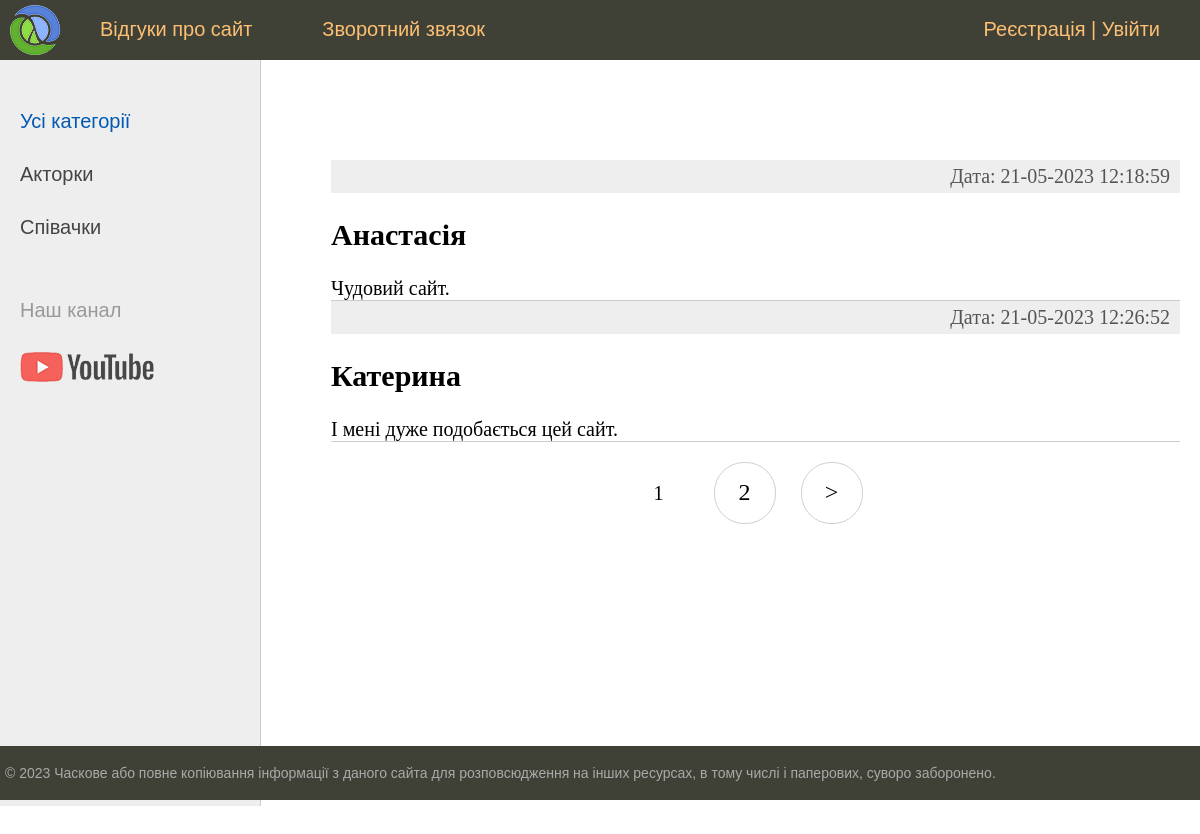
The page /about/ on the database its author committed.
### women/models.py (models this page shows, shortened)
class Category(models.Model):
    name = models.CharField(max_length=100, db_index=True, verbose_name="Категорії")
    slug = models.SlugField(max_length=255, unique=True, db_index=True, verbose_name="URL")
    def get_absolute_url(self):
        return reverse('category', kwargs={'cat_slug': self.slug})
    class Meta:
        verbose_name = 'Категорія'
        verbose_name_plural = 'Категорії'
        ordering = ['id']

class Feedback(models.Model):
    name = models.CharField(max_length=255, verbose_name="Ім'я/Нік")
    email = models.EmailField(max_length=255, unique=True, verbose_name='Email')
    content = models.TextField(blank=False, verbose_name='Повідомлення')
    time_create = models.DateTimeField(auto_now_add=True, verbose_name="Опубліковано")
    is_published = models.BooleanField(default=True, verbose_name='Показано')
    captcha = models.CharField(max_length=255, blank=True)
    class Meta:
        verbose_name = "Зворотній зв'язок"
        ordering = ['email', 'time_create', 'is_published']

### women/views.py (the view)
# urls.py: path('about/', ContactsShow.as_view(), name='about'),
class ContactsShow(DataMixin, ListView):
    model = Feedback
    template_name = 'women/about.html'
    context_object_name = 'contacts'
    def get_context_data(self, *, object_list=None, **kwargs):
        context = super().get_context_data(**kwargs)
        c_def = self.get_user_context(title="Відгуки про сайт")
        return dict(list(context.items()) + list(c_def.items()))
    def get_queryset(self):
        return Feedback.objects.filter(is_published=True)

### women/utils.py (called while the page is built)
    def get_user_context(self, **kwargs):
        context = kwargs
        cats = cache.get('cats')
        if not cats:
            cats = Category.objects.annotate(Count('women'))
            cache.set('cats', cats, 60)
        user_menu = menu.copy()
        if not self.request.user.is_authenticated:
            user_menu.pop(1)
        context['menu'] = user_menu
        context['cats'] = cats
        if 'cat_selected' not in context:
            context['cat_selected'] = 0
        return context

### women/templates/women/about.html
{% extends 'women/base.html' %}
{% block content %}
<ul class="list-articles">
    {% for c in contacts %}
    <li>
        <div class="article-panel" width=50%>
            <p class="last">Дата: {{ c.time_create|date:"d-m-Y H:i:s" }}</p>
        </div>
        <h2>{{ c.name }}</h2>
        {{c.content }}
    </li>
    {% endfor %}
</ul>
{% endblock %}

### women/templates/women/base.html (shortened to what this page needs)
{% load static %}
{% load women_tags %}
<!DOCTYPE html>
<html>
<head>
	<link type="text/css" href="{% static 'women/css/styles.css' %}" rel="stylesheet" />
</head>
<body>
<table class="table-page" border=0 cellpadding="0" cellspacing="0">
<tr><td valign=top>
{% block mainmenu %}
		<div class="header">
			<ul id="mainmenu" class="mainmenu">
			<li class="logo"><a href="{% url 'home' %}"><div class="logo"></div></a></li>
{% for m in menu %}
		<li><a href="{% url m.url_name %}">{{m.title}}</a></li>
{% endfor %}
				{% if request.user.is_authenticated %}
					<li class="last">{{ user.username }} | <a href="{% url 'logout' %}">Вийти</a></li>
				{% else %}
					<li class="last"><a href="{% url 'register' %}">Реєстрація</a> | <a href="{% url 'login' %}">Увійти</a></li>
				{% endif %}
			</ul>
		</div>
{% endblock mainmenu %}
<table class="table-content" border=0 cellpadding="0" cellspacing="0">
<tr>
	<td valign="top" class="left-chapters">
	<ul id="leftchapters">
{% if cat_selected == 0 %}
		<li class="selected">Усі категорії</li>
{% else %}
		<li><a href="{% url 'home' %}">Усі категорії</a></li>
{% endif %}
{% for c in cats %}
{% if c.women__count > 0 %}
	{% if c.pk == cat_selected %}
		<li class="selected">{{ c.name }}</li>
	{% else %}
		<li><a href="{{ c.get_absolute_url }}">{{ c.name }}</a></li>
	{% endif %}
{% endif %}
{% endfor %}
		<li class="share">
		<p>Наш канал</p>
		<a class="share-yt" href="https://www.youtube.com/channel/UClJzWfGWuGJL2t-3dYKcHTA/playlists" target="_blank" rel="nofollow"></a>
		</li>
	</ul>
</td>
<td valign="top" class="content">
	<div class="content-text">
{% block content %}
{% endblock %}
{% if page_obj.has_other_pages %}
<nav class="list-pages">
    <ul>
		{% for p in paginator.page_range %}
			{% if page_obj.number == p %}
        		<li class="page-num page-num-selected">{{ p }}</li>
			{% elif p >= page_obj.number|add:-2 and p <= page_obj.number|add:2  %}
        		<li class="page-num">
            		<a href="?page={{ p }}">{{ p }}</a>
        		</li>
			{% endif %}
        {% endfor %}
		{% if page_obj.has_next %}
			<li class="page-num">
				<a href="?page={{ page_obj.next_page_number }}">&gt;</a>
			</li>
		{% endif %}
    </ul>
</nav>
{% endif %}
	</div>
</td></tr></table>
</td></tr>
<tr><td valign=top>
	<div id="footer">
		<p>&copy; 2023 Часкове або повне копіювання інформації з даного сайта для розповсюдження на інших ресурсах, в тому числі і паперових, суворо заборонено.</p>
	</div>
</td></tr></table>
</body>
</html>

### women/static/women/css/styles.css (style rules this page uses)
html, body { font-family: 'Arial'; margin: 0; padding: 0; height: 100%; width: 100%; color: #444; }
a { color: #0059b2; text-decoration: none; }
div.article-panel { background: #eee; padding: 5px 10px 5px 10px; box-sizing border-box; overflow: hidden; color: #555; }
div.article-panel p.last { margin: 0; float: right; }
ul.list-articles { list-style: none; margin: 0; padding: 0; }
ul.list-articles li { border-bottom: 1px solid #ccc; }
.table-page { width: 100%; height: 100%; vertical-align: top; }
.table-page tr { height: 100%; }
.header { background: #3F4137; height: 60px; }
.logo { background: url('../images/logo.png') no-repeat 10px 5px; width: 70px; height: 60px; }
ul.mainmenu { list-style: none; margin: 0; padding: 0; height: 60px; color: #fdc073; font-size: 20px; overflow: hidden; }
ul.mainmenu li { float: left; margin: 18px 40px 0 30px; }
ul.mainmenu li.logo { margin: 0; }
ul.mainmenu li.last { float: right; }
ul.mainmenu li a { color: #fdc073; text-decoration: none; }
.table-content { width: 100%; min-height: 100%; height: 100%; }
.left-chapters { margin: 0; background: #eee; border-right: 1px solid #ccc; min-height: 100%; }
.left-chapters ul { width: 230px; min-height: 100%; margin: 0; padding: 20px 10px 10px 20px; list-style: none; font-size: 20px; }
.left-chapters ul li { margin: 30px 0 0 0; color: #999; }
.left-chapters ul li.selected { color: #0059b2; }
.left-chapters ul li a { color: #444; text-decoration: none; }
.left-chapters ul li.share { margin: 60px 0 0 0; }
.left-chapters ul li.share p { margin: 30px 0 30px 0; }
.left-chapters ul li.share a { display: inline-block; width: 40px; height: 40px; margin: 0 20px 0 0; }
.left-chapters ul li.share a.share-yt { width: 100%; height: 30px; background: url('../images/share_yt.png') no-repeat 0 0 }
.content { padding: 40px 20px 20px 40px; width: 100%; box-sizing: border-box; }
.content-text { margin: 60px 0 0 30px; color: #000; font-size: 20px; font-family: Yandex Sans Display Light; }
#footer { box-sizing: border-box; background: #3F4137; padding: 5px; color: #aaa; font-size: 14px; font-family: Verdana, Geneva, Arial, Helvetica; text-align: left; overflow: hidden; }
.list-pages { text-align: center; margin: 0 0 20px 0; }
.list-pages ul { margin: 20px 0 0 0; padding: 0; list-style: none; }
.list-pages ul li { display: inline-block; margin: 0 20px 0 0; }
.list-pages a { color: #000; font-size: 24px; text-decoration: none; }
.list-pages .page-num, .page-num-selected { display: inline-block; width: 60px; height: 44px; padding: 16px 0 0 0; border: 1px solid #d0d0d0; border-radius: 30px; }
.list-pages .page-num-selected { border: none; color: #000; font-size: 20px; }

### rows shown on the page
Category: name "Акторки"
Category: name "Співачки"
Feedback: time_create "21-05-2023 12:18:59", name "Анастасія", content "Чудовий сайт."
Feedback: time_create "21-05-2023 12:26:52", name "Катерина", content "І мені дуже подобається цей сайт."

### other values the page prints
{{ m.title }} "Відгуки про сайт" "Зворотний звязок"
{{ p }} "1"
{{ p }} "2"
